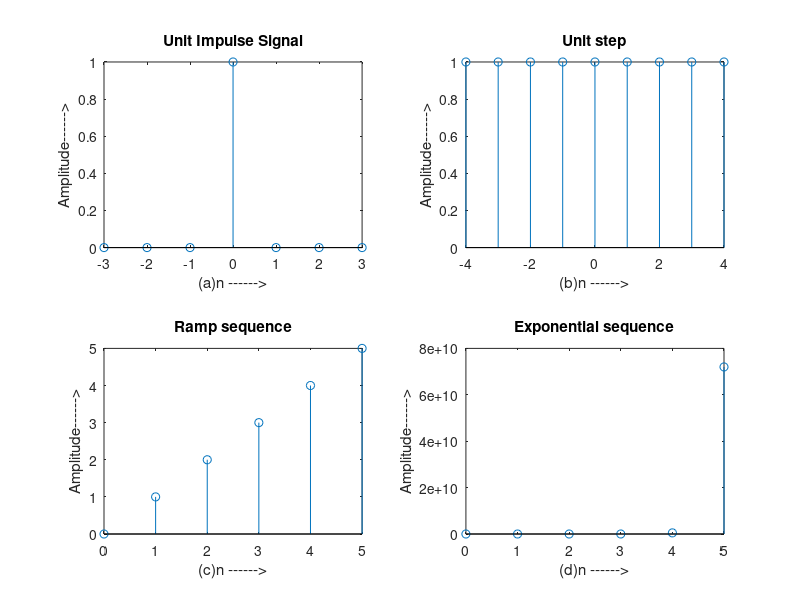

Reproduce this figure in MATLAB.
% program for generation of unit sample
clc;clear all;close all;
t = -3:1:3;
y = [zeros(1,3),ones(1,1),zeros(1,3)];
subplot(2,2,1);stem(t,y);
ylabel('Amplitude------>');
xlabel('(a)n ------>');
title('Unit Impulse Signal');
% program for genration of unit step of sequence [u(n)- u(n)-N]
t = -4:1:4;
y1 = ones(1,9);
subplot(2,2,2);stem(t,y1);
ylabel('Amplitude------>');
xlabel('(b)n ------>');
title('Unit step');
% program for generation of ramp signal
n1 = input('Enter the value for end of the seqeuence ');   %n1 = <any value>7 %
x = 0:n1;
subplot(2,2,3);stem(x,x);
ylabel('Amplitude------>');
xlabel('(c)n ------>');
title('Ramp sequence');
% program for generation of exponential signal
n2 = input('Enter the length of exponential seqeuence ');   %n2 = <any value>7 %
t = 0:n2;
a = input('Enter the Amplitude');    %a=1%
y2 = exp(a*t);
subplot(2,2,4);stem(t,y2);
ylabel('Amplitude------>');
xlabel('(d)n ------>');
title('Exponential sequence');
disp('Unit impulse signal');y
disp('Unit step signal');y1
disp('Unit Ramp signal');x
disp('Exponential signal');x
